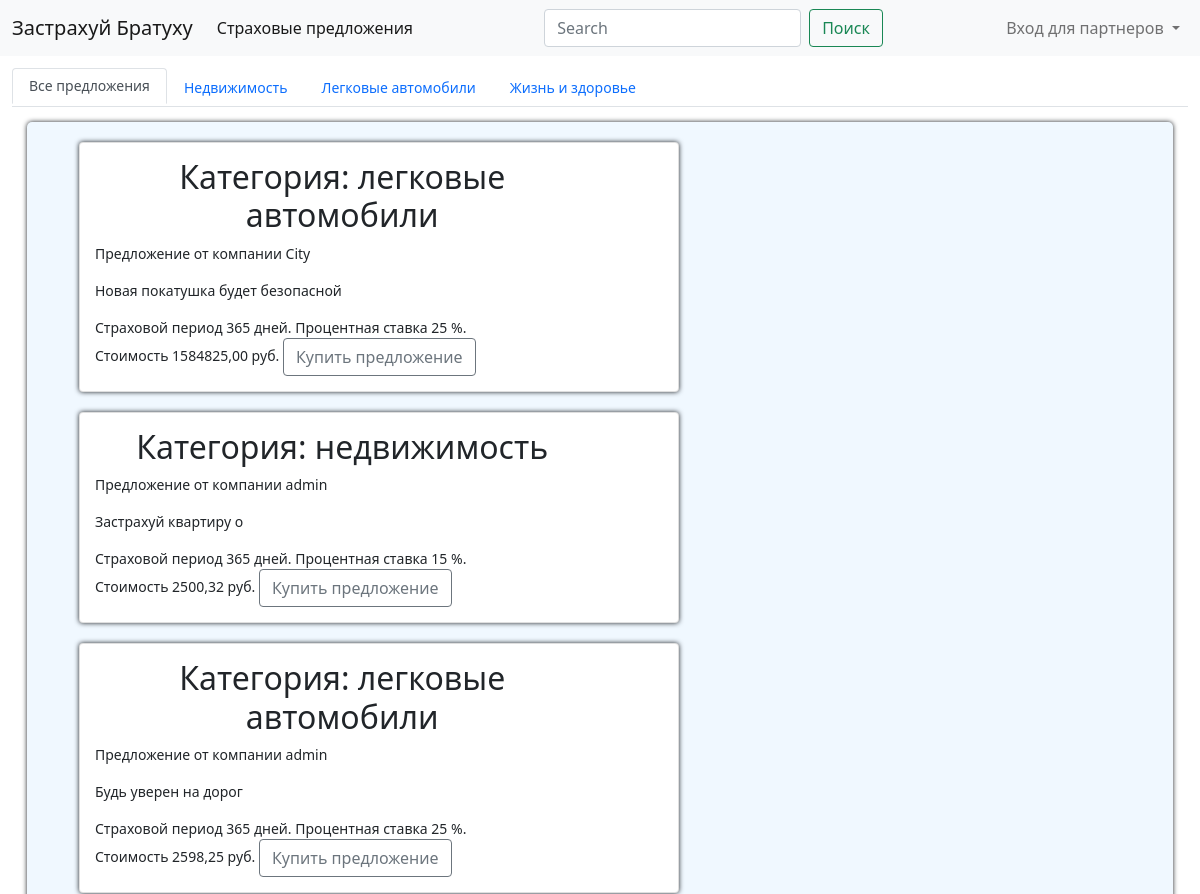
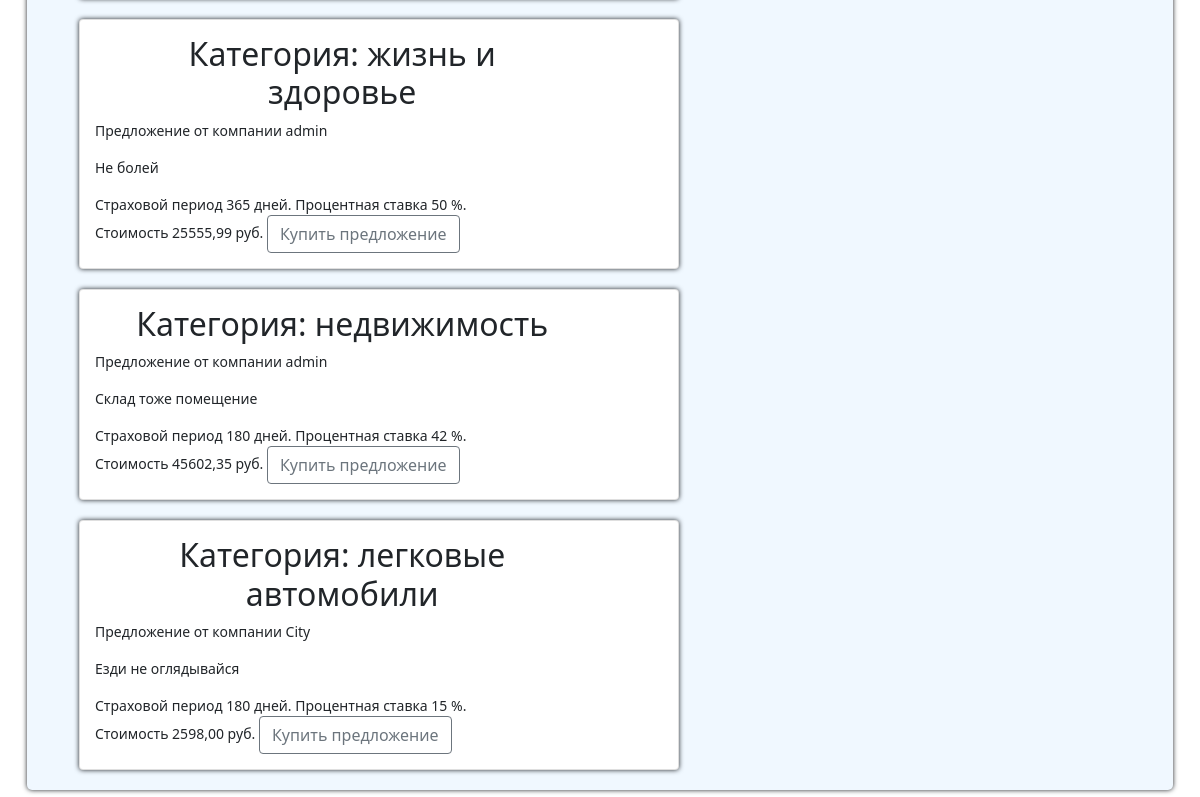
Before: /cabinet/ with the older database file (2 pictures, top to bottom).
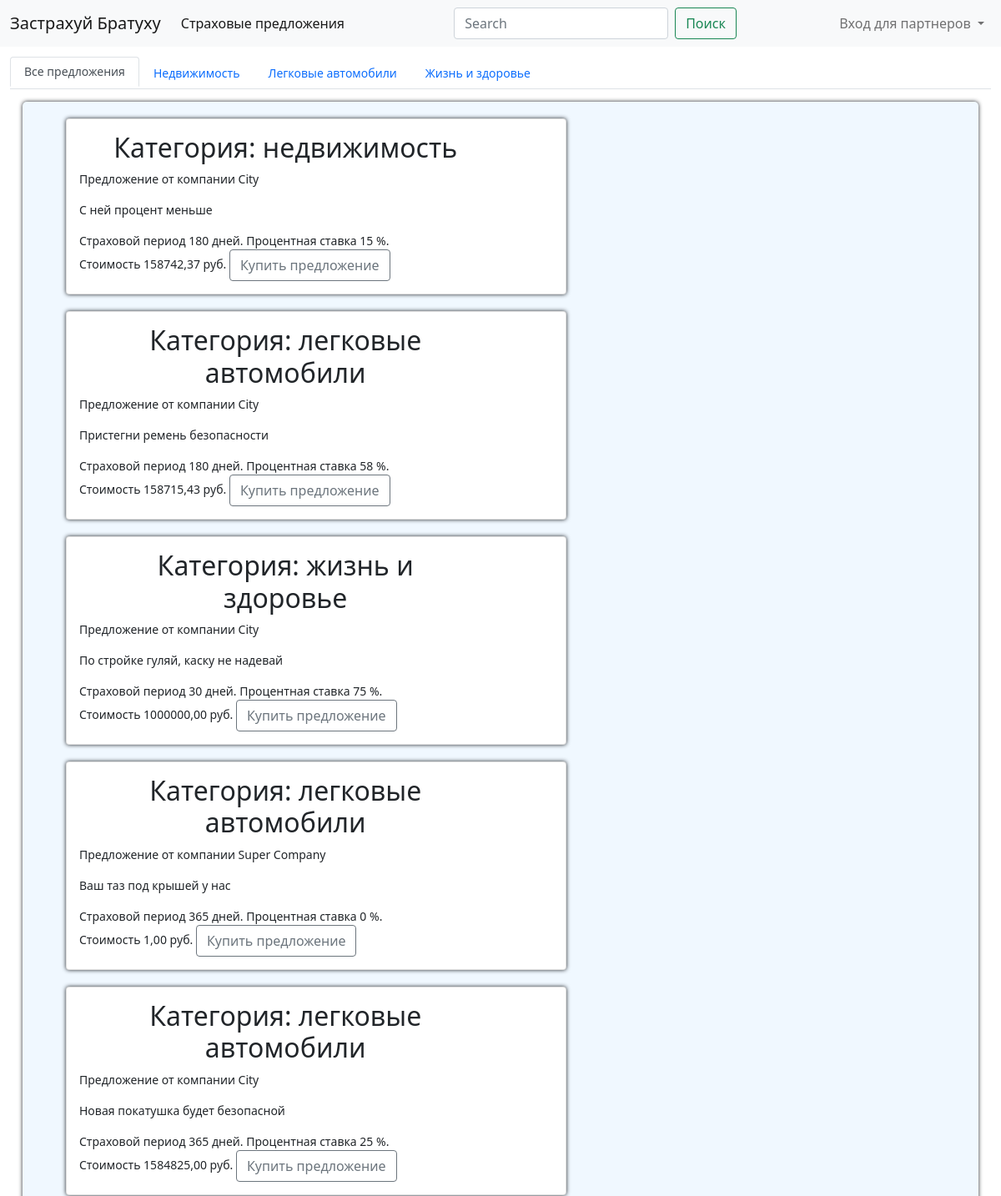
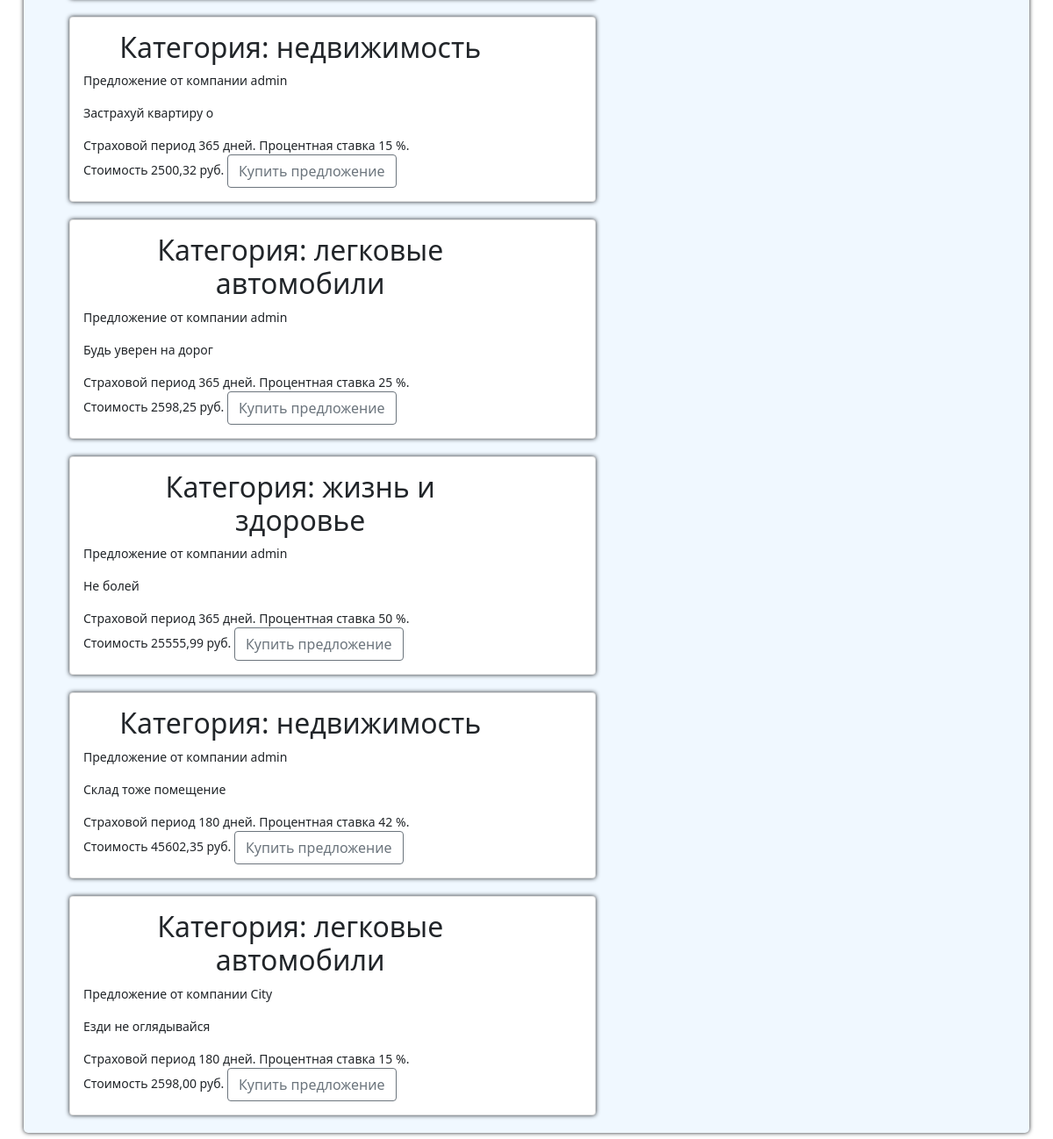
After: the same page with the newer database file (2 pictures, top to bottom).
### cabinet/models.py (models this page shows, shortened)
class Category(models.Model):
    name = models.CharField(max_length=20)
    slug = models.SlugField(max_length=20)
    def __str__(self):
        return self.name
    class Meta:
        verbose_name = "Категория"
        verbose_name_plural = "Категории"
    def get_absolute_url(self):
        return reverse("cabinet:responses_list_category", args=[self.slug])

class Product(models.Model):
    PERIODS = (("30", "1 мес"), ("60", "3 мес"), ("180", "6 мес"), ("365", "12 мес"))
    company = models.ForeignKey(
        InsuranceCompany, on_delete=models.CASCADE, verbose_name="Страховая компания"
    )
    category = models.ForeignKey(
        Category, on_delete=models.CASCADE, verbose_name="Категория"
    )
    name = models.CharField(max_length=100, verbose_name="Название страховки")
    price = models.DecimalField(max_digits=10, decimal_places=2, verbose_name="цена")
    interest_rate = models.SmallIntegerField(verbose_name="Процентная ставка")
    period = models.CharField(
        choices=PERIODS, max_length=6, verbose_name="Период страхования"
    )
    date_create = models.DateField(auto_now=True)
    class Meta:
        verbose_name = "Страховое предложение"
        verbose_name_plural = "Страховые предложения"
        ordering = ["-date_create"]

### account/models.py (models this page shows, shortened)
class InsuranceCompany(AbstractBaseUser, PermissionsMixin):
    USERNAME_FIELD = "email"
    REQUIRED_FIELDS = ["name", "description"]
    name = models.CharField(
        max_length=20, verbose_name="Название компании", unique=True
    )
    description = models.CharField(max_length=500, verbose_name="Описание")
    email = models.EmailField(max_length=50, unique=True)
    is_staff = models.BooleanField(default=False)
    is_active = models.BooleanField(default=True)
    is_superuser = models.BooleanField(default=False)
    date_joined = models.DateTimeField(auto_now=True)
    last_login = models.DateTimeField(auto_now_add=True)
    object = AccountManager()
    class Meta:
        ordering = ("name",)
        verbose_name = "Страховая компания"
        verbose_name_plural = "Страховые компании"

### cabinet/views.py (the view, shortened to what this page needs)
# urls.py: path("", views.MainResponseView.as_view(), name="responses_list"),
class MainResponseView(View):
    def get(self, request, category_slug=None):
        category = None
        categories = Category.objects.all()
        products = Product.objects.all()
        response_form = ResponseForm()
        if category_slug:
            category = get_object_or_404(Category, slug=category_slug)
            products = products.filter(category=category)
        return render(
            request,
            "cabinet/responses_to_product.html",
            {
                "category": category,
                "categories": categories,
                "products": products,
                "response_form": response_form,
            },
        )

### cabinet/forms.py
class ResponseForm(forms.ModelForm):
    class Meta:
        model = Response
        fields = ["first_name", "last_name", "phone", "email"]

### cabinet/templates/cabinet/responses_to_product.html (shortened to what this page needs)
{% extends 'base.html' %}
{% load bootstrap4 %}
{% block content %}
    <ul class=" nav nav-tabs navbar-expand-lg">
      <li class="nav-item justify-content-center">
          <a {% if not category %}class="nav-link active lh-sm" {% else %} class="nav-link"{% endif %} href="{% url "cabinet:responses_list" %}">Все предложения</a>
      </li>
      {% for c in categories %}
        <li class="nav-item">
            <a {% if category.slug == c.slug %} class="nav-link active" {% else %} class="nav-link"{% endif %} href="{{ c.get_absolute_url  }}">{{ c.name }}</a>
        </li>
      {% endfor %}
    </ul>
    <ul class="block block_card">
        {% for product in products %}
            <li >
                <div class="block card">
                    <h2>Категория: {{ product.category|lower }}</h2>
                    <p>Предложение от компании {{ product.company.name }}</p>
                    <p>{{ product.name }}</p>
                    <div>
                        Страховой период {{ product.period }} дней.
                        Процентная ставка {{ product.interest_rate }} %.
                    </div>
                    <div>
                        Стоимость {{ product.price }} руб.
                        <button class="btn btn-outline-secondary" type="button" data-bs-toggle="collapse" data-bs-target="#collapseExample{{ product.id }}" aria-expanded="false" aria-controls="collapseExample">
                            Купить предложение
                        </button>
                    </div>
                </div>
            </li>
        {% endfor %}
    </ul>
{% endblock %}

### account/templates/base.html (shortened to what this page needs)
{% load static %}
<!DOCTYPE html>
<html lang="en">
<head>
    <link rel="stylesheet" href="{% static "css/style.css" %}">
    <link href="{% static "css/bootstrap.min.css" %}" rel="stylesheet">
</head>
<body>
    <header>
        <nav class="navbar navbar-expand-lg navbar-light bg-light">
          <div class="container-fluid">
            <a class="navbar-brand" href="#">Застрахуй Братуху</a>
            <div class="collapse navbar-collapse justify-content-between" id="navbarToggler" >
              <ul class="navbar-nav me-2 mb-2 mb-lg-0">
                <li class="nav-item">
                  <a class="nav-link active" aria-current="page" href="{% url "cabinet:responses_list" %}">Страховые предложения</a>
                </li>
              </ul>
              <form class="d-flex">
                <input class="form-control me-2" type="search" placeholder="Search" aria-label="Поиск">
                <button class="btn btn-outline-success" type="submit">Поиск</button>
              </form>
                <ul class="navbar-nav">
                  <li class="nav-item dropdown">
                    <a class="nav-link dropdown-toggle" href="#" id="navbarDropdownMenuLink" role="button" data-bs-toggle="dropdown" aria-expanded="false">
                      {% if user.is_authenticated %}Компания {{ user.name }}{% else %}Вход для партнеров{% endif %}
                    </a>
                  </li>
                </ul>
            </div>
          </div>
        </nav>
    </header>
	<div class="content">
         {% block content %}{% endblock %}
    </div>
</body>
</html>

### static/css/style.css (style rules this page uses)
body { margin: 0; padding: 0; background-color: wheat; }
.content { display: flex; flex-direction: column; margin: 1%; padding: 0; font-size: 14px; }
.block { display: block; border-radius: 5px; box-shadow: 0 0 5px; }
.block_card { flex-direction: column; min-height: 750px; min-width: 700px; margin: 15px; background-color: aliceblue; list-style: None; }
.card { margin: 20px; padding: 15px; max-width: 600px; justify-content: center; }
h1, h2, h3 { width: 80%; margin-left: 20px; margin-right: 20px; text-align: center; }

Changed rows visible on the page:
added Product: category "недвижимость", company.name "City", name "С ней процент меньше", period "180", interest_rate "15", price "158742,37"
added Product: category "легковые автомобили", company.name "City", name "Пристегни ремень безопасности", period "180", interest_rate "58", price "158715,43"
added Product: category "жизнь и здоровье", company.name "City", name "По стройке гуляй, каску не надевай", period "30", interest_rate "75", price "1000000,00"
added Product: category "легковые автомобили", company.name "Super Company", name "Ваш таз под крышей у нас", period "365", interest_rate "0", price "1,00"
